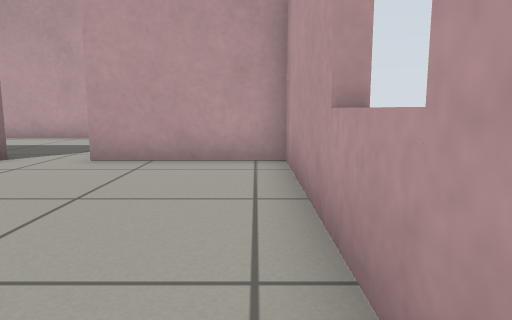
view 1 (above)

16 first-person views from a walk through a Gazebo world. The camera is 0.5 m above the floor, tilts 8° down and sees 70° across. The floor is counted in squares, 0.5 m on a side. Each view is taken from the middle of a square. On the plan, view 1 faces up. The plan holds only what a view shows up to about 13 squares ahead; the rest is blank. The place goes on beyond the plan.

view 2
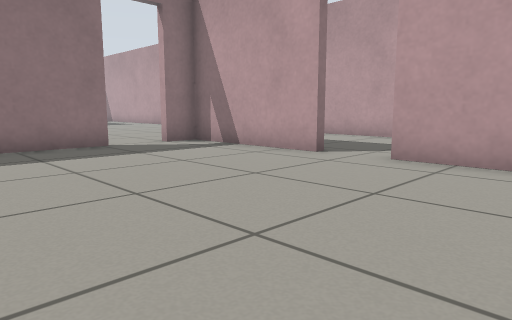

view 3
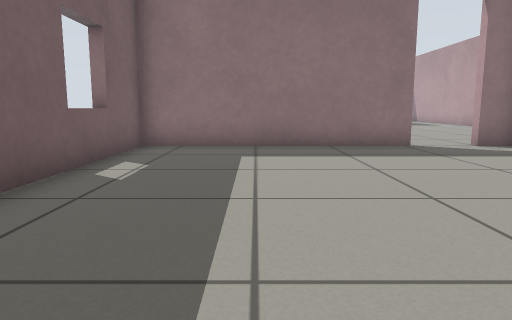

view 4
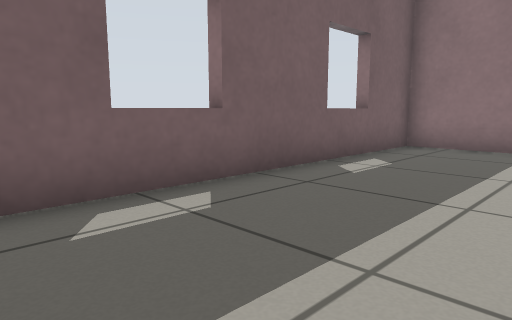

view 5
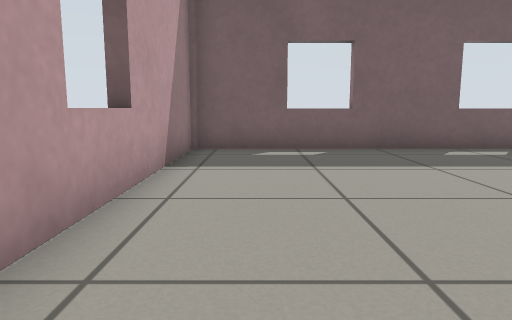

view 6
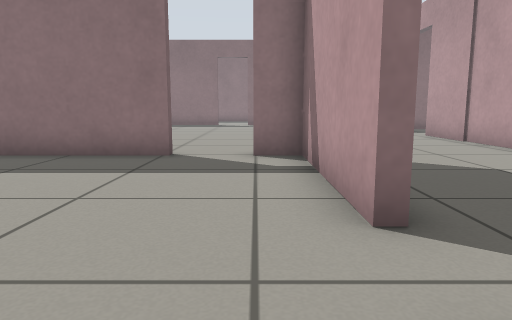

view 7
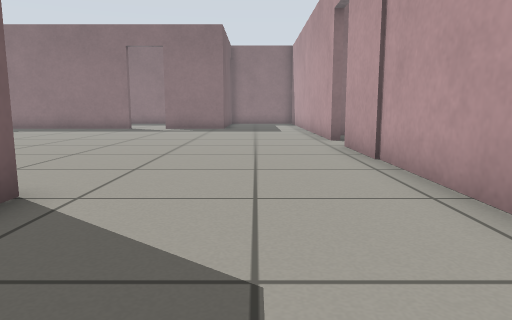

view 8
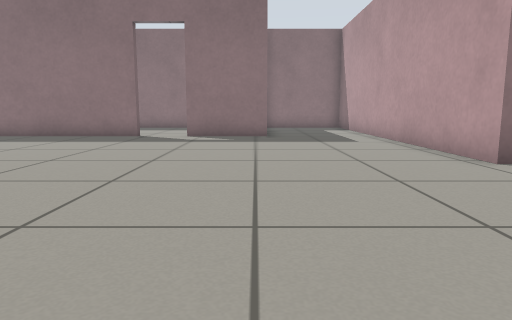

view 9
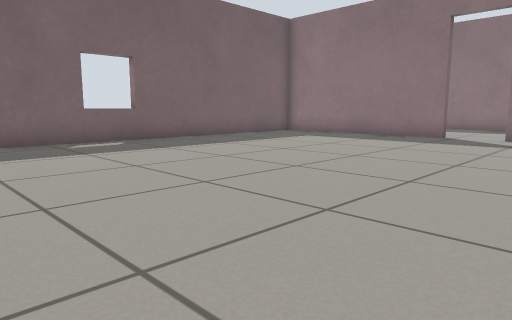

view 10
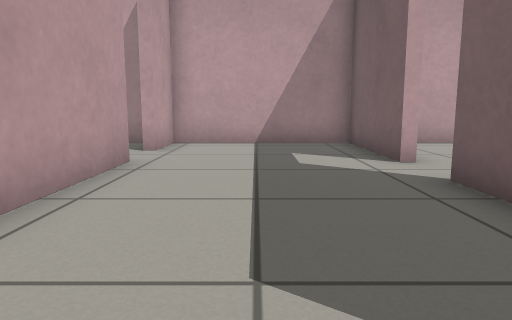

view 11
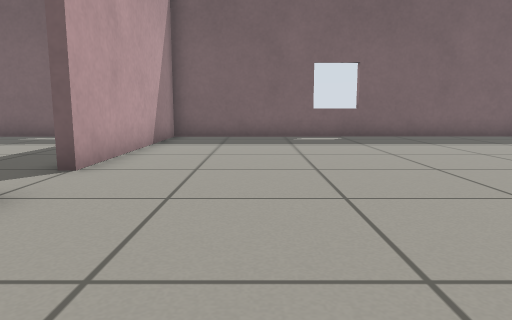

view 12
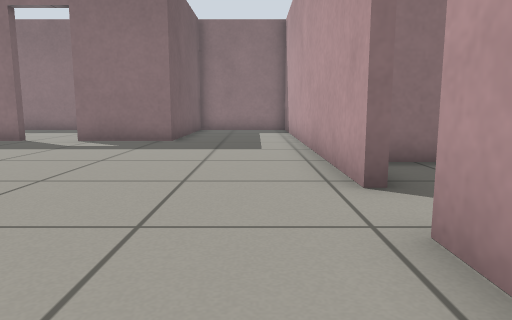

view 13
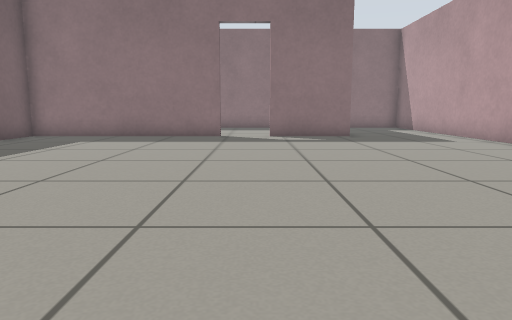

view 14
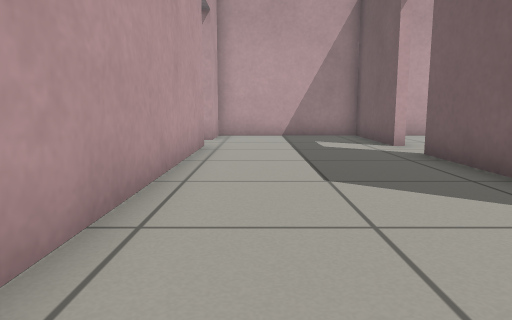

view 15
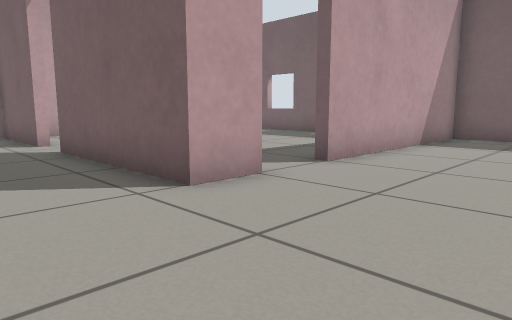

view 16
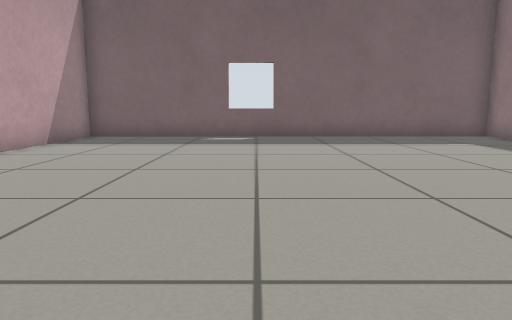

### Floor plan
Points are (right, up) in squares from view 1. A wall is a line through its corners. A room is listed if a view was taken in it or the views show most of it. See-through windows are left out.
Room 1 (views 1, 2, 3, 4, 5, 6)
walls: (-5, 7) (-9.8, 7) (-9.8, 5.9); (-9.8, 4.2) (-9.8, -3) (0.6, -3) (0.6, 7) (-3.2, 7)
ways out: open door at (-10, 5.5) to room 2; open door at (-4.5, 7) to room 2
Room 2 (views 7, 8, 9, 10, 11, 12, 13, 14, 15, 16)
walls: (-10.1, 5.9) (-10.1, 7.3) (-5, 7.3); (-17.5, 12.4) (-26.3, 12.4); (-24.3, 3.8) (-24.3, -3.1) (-10.1, -3) (-10.1, 4.2); (-26.5, 8.4) (-24.3, 8.4) (-24.3, 5.5); (-3.2, 7.3) (0.6, 7.3) (0.6, 12.4) (-1.3, 12.4); (-3.1, 12.4) (-15.8, 12.4)
ways out: open door at (-10, 5.5) to room 1; open door at (-4.5, 7) to room 1; open door at (-24.5, 4.5); open door at (-16.5, 12.5); open door at (-2.3, 12.7)

Positions as (right, up) in squares from view 1, and headings:
1: (0, 0), facing up
2: (0, 0), facing up-left
3: (0, 0), facing left
4: (0, 1), facing down-left
5: (-1, 6), facing down
6: (-2, 6), facing left
7: (-6, 10), facing left
8: (-11, 8), facing left
9: (-11, 8), facing down-left
10: (-10, 10), facing right
11: (-13, 10), facing down
12: (-13, 11), facing left
13: (-11, 5), facing left
14: (-13, 11), facing right
15: (-14, 10), facing down-right
16: (-16, 10), facing down
